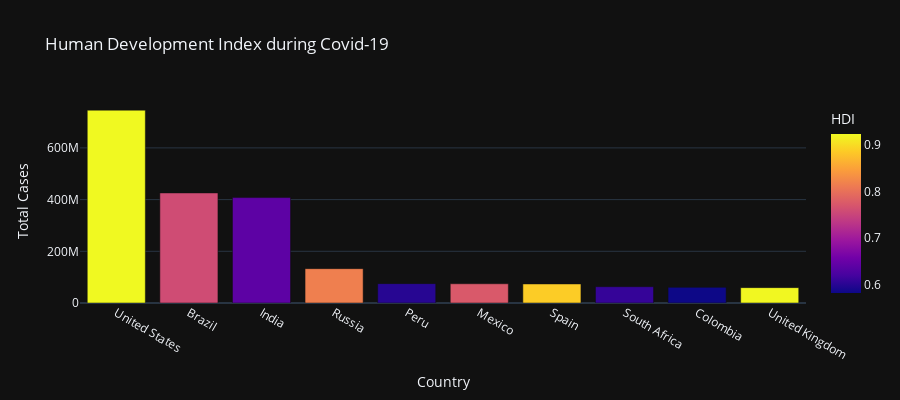

The cell this chart's notebook holds for it:
### Code cell
fig = px.bar(data, x='Country', y='Total Cases',
             hover_data=['Population', 'Total Deaths'],
             color='HDI', height=400,
             title="Human Development Index during Covid-19")
fig.show()

### Figure 1 — Plotly figure (JSON) as saved in the notebook; plotly's stock layout.template omitted (floating-point values rounded to 4 significant figures)
{"data": [{"alignmentgroup": "True", "customdata": [[19.62, 26480000.0], [19.17, 14340000.0], [21.05, 7247000.0], [18.8, 2132000.0], [17.31, 3020000.0], [18.67, 7296000.0], [17.66, 5511000.0], [17.9, 1358000.0], [17.75, 1936000.0], [18.03, 7250000.0]], "hovertemplate": "Country=%{x}<br>Total Cases=%{y}<br>Population=%{customdata[0]}<br>Total Deaths=%{customdata[1]}<br>HDI=%{marker.color}<extra></extra>", "legendgroup": "", "marker": {"color": [0.924, 0.759, 0.64, 0.816, 0.5995, 0.774, 0.888, 0.6087, 0.5818, 0.922], "coloraxis": "coloraxis", "pattern": {"shape": ""}}, "name": "", "offsetgroup": "", "orientation": "v", "showlegend": false, "textposition": "auto", "x": ["United States", "Brazil", "India", "Russia", "Peru", "Mexico", "Spain", "South Africa", "Colombia", "United Kingdom"], "xaxis": "x", "y": [746000000.0, 425700000.0, 407800000.0, 132900000.0, 74880000.0, 74350000.0, 73720000.0, 63030000.0, 60540000.0, 59480000.0], "yaxis": "y", "type": "bar"}], "layout": {"xaxis": {"anchor": "y", "domain": [0.0, 1.0], "title": {"text": "Country"}}, "yaxis": {"anchor": "x", "domain": [0.0, 1.0], "title": {"text": "Total Cases"}}, "coloraxis": {"colorbar": {"title": {"text": "HDI"}}, "colorscale": [[0.0, "#0d0887"], [0.1111, "#46039f"], [0.2222, "#7201a8"], [0.3333, "#9c179e"], [0.4444, "#bd3786"], [0.5556, "#d8576b"], [0.6667, "#ed7953"], [0.7778, "#fb9f3a"], [0.8889, "#fdca26"], [1.0, "#f0f921"]]}, "legend": {"tracegroupgap": 0}, "title": {"text": "Human Development Index during Covid-19"}, "barmode": "relative", "height": 400}}
